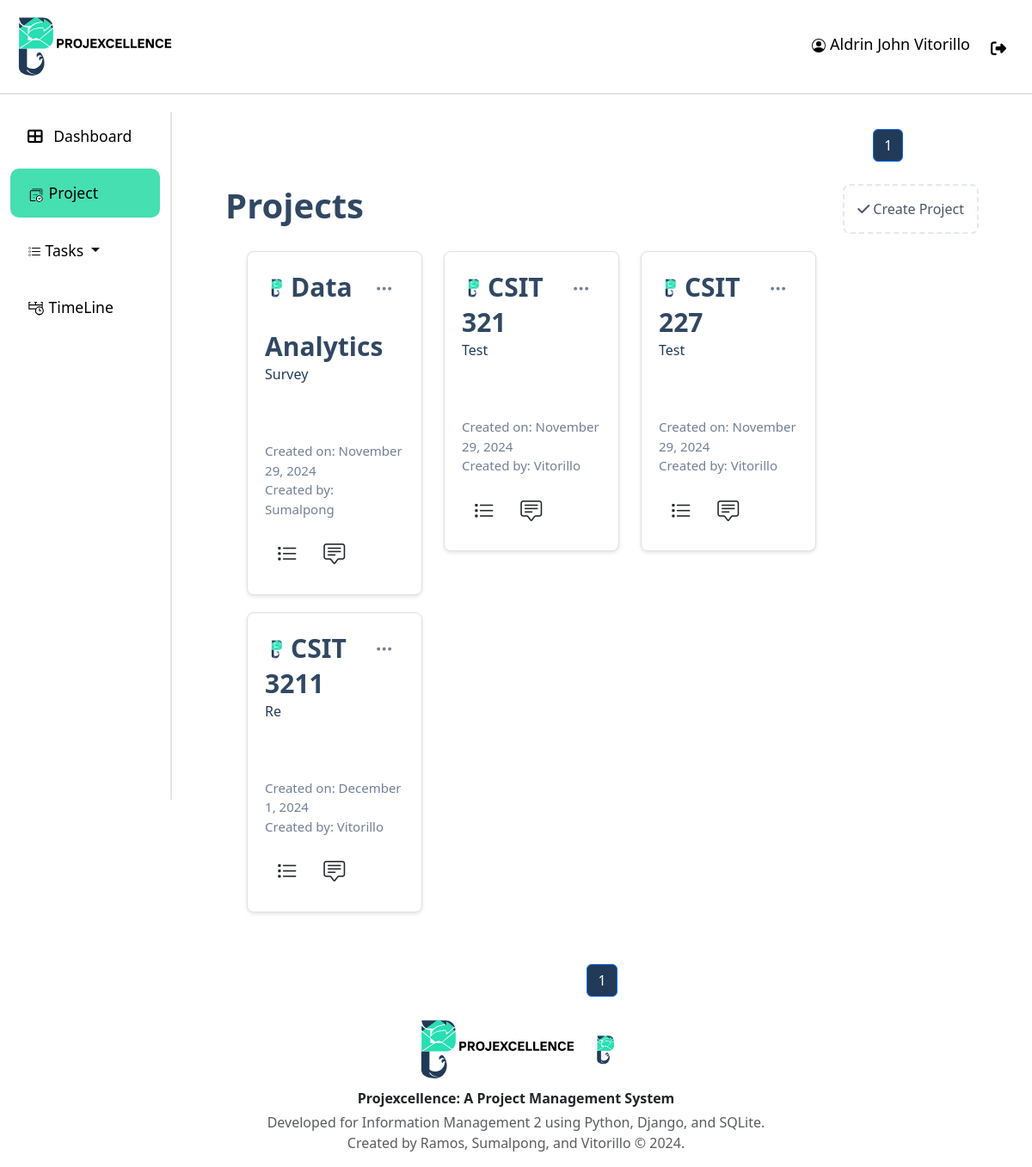
Before: /project/ (signed in) with the older database file.
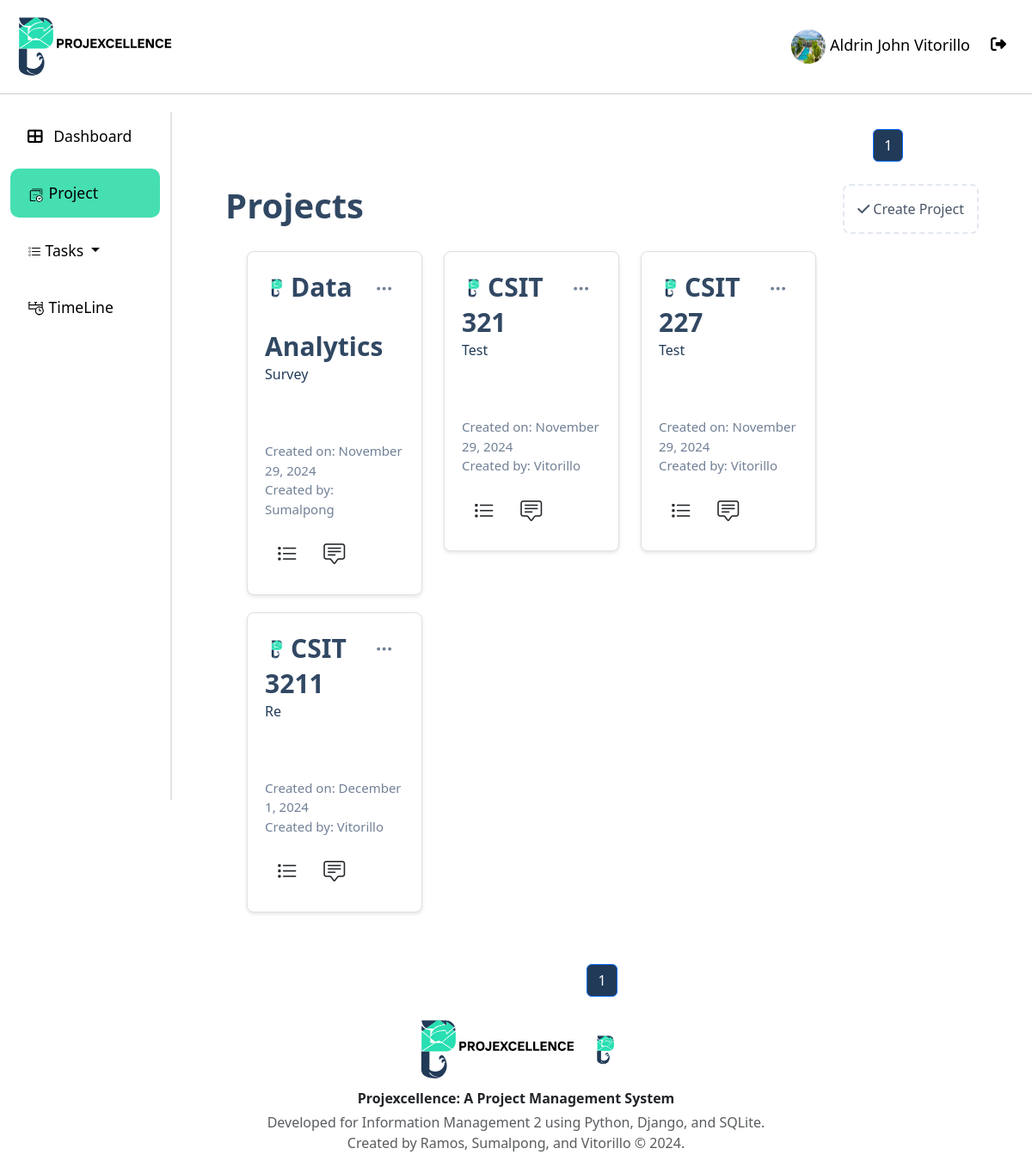
After: the same page with the newer database file.
### api/models.py (models this page shows, shortened)
class User(AbstractUser):
    username = None  # Remove the username field entirely
    email = models.EmailField(_("email address"), unique=True)
    phone_regex = RegexValidator(
        regex=r"^\+?1?\d{9,15}$",
        message="Phone number must be entered in the format: '+999999999'. Up to 15 digits allowed.",
    )
    isLogout = models.BooleanField(default=True)
    logoutTime = models.DateTimeField(default=timezone.now)
    phone_number = models.CharField(validators=[phone_regex], max_length=17, blank=True)
    profile_path = models.ImageField(null=True, blank=True,upload_to='profile/' )
    groups = models.ManyToManyField(
        "auth.Group",
        verbose_name=_("groups"),
        blank=True,
        related_name="custom_user_set",
        related_query_name="custom_user",
    )
    user_permissions = models.ManyToManyField(
        "auth.Permission",
        verbose_name=_("user permissions"),
        blank=True,
        related_name="custom_user_set",
        related_query_name="custom_user",
    )
    objects = UserManager()
    USERNAME_FIELD = "email"
    REQUIRED_FIELDS = ["first_name", "last_name", "date_of_hire", "password"]

### api/Views/views.py (the view)
# urls.py: path("project/", views.project_list, name="project"),
@login_required
def project_list(request):
    projects = Project.objects.filter(models.Q(created_by=request.user) | models.Q(teammembership__user=request.user)).distinct()
    project_filter = ProjectFilter(request.GET, queryset=projects)
    paginator = Paginator(project_filter.qs, 8)  # Paginate the projects, 5 per page
    page_number = request.GET.get("page")
    page_obj = paginator.get_page(page_number)
    edit_project_forms = {project.id: ProjectForm(instance=project) for project in projects}
    context = {
        "page_obj": page_obj,
        "edit_project_forms": edit_project_forms,
        "add_project_form": ProjectForm(),
        "filter": project_filter,
        "projects":projects,
    }
    return render(request, "project.html", context)

### api/templatetags/custom_filters.py (called while the page is built)
@register.filter
def dict_get(d, key):
    return d.get(key)

### api/templates/project.html (shortened to what this page needs)
{% extends "base.html" %}
{% load crispy_forms_tags %}
{% load custom_filters %}
{% load static %}
{% block content %}
<div class="page-container">
 <nav aria-label="Page navigation" class="mt-auto Header_page">
    <ul class="pagination justify-content-center"  style="color: #213A58;">
        {% for num in page_obj.paginator.page_range %}
            {% if page_obj.number == num %}
                <li class="page-item active"><span class="page-link" style="background-color: #213A58; color: white;">{{ num }}</span></li>
            {% elif num > page_obj.number|add:'-3' and num < page_obj.number|add:'3' %}
                <li class="page-item"><a class="page-link" href="?page={{ num }}">{{ num }}</a></li>
            {% endif %}
        {% endfor %}
    </ul>
</nav>
    <div class="content-wrapper">
        <div class="project-top">
            <h1>Projects</h1>
            <div class="add-project" data-bs-toggle="modal" data-bs-target="#addProjectModal">
                <i class="fa-solid fa-check"></i> Create Project
            </div>
        </div>
        <div id="projects-list">
            {% for project in page_obj %}
            <div class="project-item" onclick="goToTeam(event, '{% url 'team_list' project.id %}')">
                <div class="project-actions">
                    <div class="dropdown">
                        <button class="btn" type="button" id="dropdownMenuButton" data-bs-toggle="dropdown" aria-expanded="false" onclick="event.stopPropagation()">
                            <i class="bi bi-three-dots" title="Settings"></i>
                        </button>
                    </div>
                    <br>
                </div>
                <div>
                    <div class="project-title">  <img src="{% static 'res/logoPlaceHolder.png' %}" alt="profile pic" class="project-profile">{{ project.project_name }}</div>
                    <div class="project-description">{{ project.description|slice:":80"|capfirst }}{% if project.description|capfirst|length > 80 %}...{% endif %}</div>
                    <div class="project-created-date">Created on: {{ project.date_created|date:"F j, Y" }}</div>
                    <div class="project-created-by">Created by: {{ project.created_by.last_name}}</div>
                </div>
                <div class="lower-btn mt-3">
                    <button class="btn" id="dropdownMenuButton" aria-expanded="false" >
                        <a class="view-txt" href="{% url 'task_project' 'Pending' project.id %}"> <i class="bi bi-list-task " title="To Do list" style="font-size: 25px;"></i></a>
                    </button>
                    <button class="btn" type="button" id="dropdownMenuButton" aria-expanded="false" >
                        <a class="view-txt" href="{% url 'blog_post' project.id %}"><i class="bi bi-chat-square-text"title="Chat Box" style="font-size: 25px;"></i></a>
                    </button>
                </div>
            </div>
            {% empty %}
                <div class="project-item">
                    <h4 class="text-center">No projects found.<br/><small>Create a project to get started.</small></h4>
                </div>
            {% endfor %}
        </div>
        <nav aria-label="Page navigation" class="mt-auto">
            <ul class="pagination justify-content-center">
                {% for num in page_obj.paginator.page_range %}
                    {% if page_obj.number == num %}
                        <li class="page-item active"><span class="page-link" style="background-color: #213A58; color: white;">{{ num }}</span></li>
                    {% elif num > page_obj.number|add:'-3' and num < page_obj.number|add:'3' %}
                        <li class="page-item"><a class="page-link" href="?page={{ num }}">{{ num }}</a></li>
                    {% endif %}
                {% endfor %}
            </ul>
        </nav>
    </div>
</div>
{% endblock content %}

### api/templates/base.html (shortened to what this page needs)
{% load static %}
<!DOCTYPE html>
<html lang="en">
  <head>
    <link
      href="https://cdn.jsdelivr.net/npm/bootstrap@5.3.0/dist/css/bootstrap.min.css"
      rel="stylesheet"
    />
    <link href="https://cdn.jsdelivr.net/npm/bootstrap-icons/font/bootstrap-icons.css" rel="stylesheet">
    <link
      href="https://cdnjs.cloudflare.com/ajax/libs/font-awesome/6.4.0/css/all.min.css"
      rel="stylesheet"
    />
    <link href="https://cdn.jsdelivr.net/npm/bootstrap@5.3.0/dist/css/bootstrap.min.css" rel="stylesheet">
  </head>
  <body>
    <header>
      <div class="header">
          <img src="{% static '/res/slogo.svg' %}" alt="logo" width="200px">
          <div class="profile" >
            <a class="nav-link {% if request.resolver_match.url_name == 'profile' %}active{% endif %}" href="{% url 'profile' %}">
              {% if request.user.profile_path.url != null  %}
                <img src="{{ request.user.profile_path.url }}" width="40px" height="40px" style="border-radius: 50%;" >
              {%endif%}
              {{ request.user.first_name|capfirst }} {{ request.user.last_name|capfirst }}
            </a>
            <a class="nav-link" href="{% url 'logout' %}" onclick="event.preventDefault(); document.getElementById('logout-form').submit();" style="margin-top: 5px;">
              <i class="fas fa-sign-out-alt me-2"></i>
            </a>
          </div>
      </div>
    </header>
    <div class="container-fluid">
      <div class="row">
        <nav
          id="sidebarMenu"
          class="col-md-3 col-lg-2 d-md-block sidebar collapse"
        >
          <ul class="nav flex-column">
            <li class="nav-item">
              <a class="nav-link {% if request.resolver_match.url_name == 'dashboard' %}active{% endif %}" href="{% url 'dashboard' %}">
                <i class="fas fa-th-large me-2"></i> Dashboard
              </a>
            </li>
            <li class="nav-item">
              <a class="nav-link {% if request.resolver_match.url_name == 'project' %}active{% endif %}" href="{% url 'project' %}">
                <img src="{% static '/res/projectIcon.svg' %}" alt="logo" width="20px">  Project
              </a>
            </li>
            <li class="nav-item dropdown">
              <a
                class="nav-link dropdown-toggle {% if request.resolver_match.url_name == 'task' or request.resolver_match.url_name == 'assign_task'%}active{% endif %}"
                href="#"
                id="taskDropdown"
                role="button"
                data-bs-toggle="dropdown"
                aria-expanded="false"
              >
                {% if request.resolver_match.url_name == 'task' %} My {% elif request.resolver_match.url_name == 'assign_task' %} Assigned{% endif %} Tasks
              </a>
            </li>
            <li class="nav-item">
              <a class="nav-link {% if request.resolver_match.url_name == 'timeline' %}active{% endif %}" href="{% url 'timeline' %}">
                <img src="{% static '/res/timelineIcon.svg' %}" alt="logo" width="20px">  TimeLine
              </a>
            </li>
          </ul>
        </nav>
        <main class="col-md-9 ms-sm-auto col-lg-10 px-md-4 main-content">
          {% block content %}{% endblock content %}
        </main>
      </div>
    </div>
  </body>
  <footer class="footer">
    <div class="container text-center content-container">
      <img src="{% static '/res/slogo.svg' %}" alt="logo" width="200px">
      <img src="{% static '/res/logoPlaceHolder.png' %}" alt="logo" width="40px">
      <p class="mb-1 fw-bold">Projexcellence: A Project Management System</p>
      <p class="text-muted">
        Developed for Information Management 2 using Python, Django, and SQLite.<br>
        Created by Ramos, Sumalpong, and Vitorillo &copy; {% now "Y" %}.
      </p>
    </div>
  </footer>
</html>

Changed rows visible on the page:
changed User "Aldrin John": user.profile_path: picture added; profile_path empty → "profile/38247093.jpg" (drawn)
